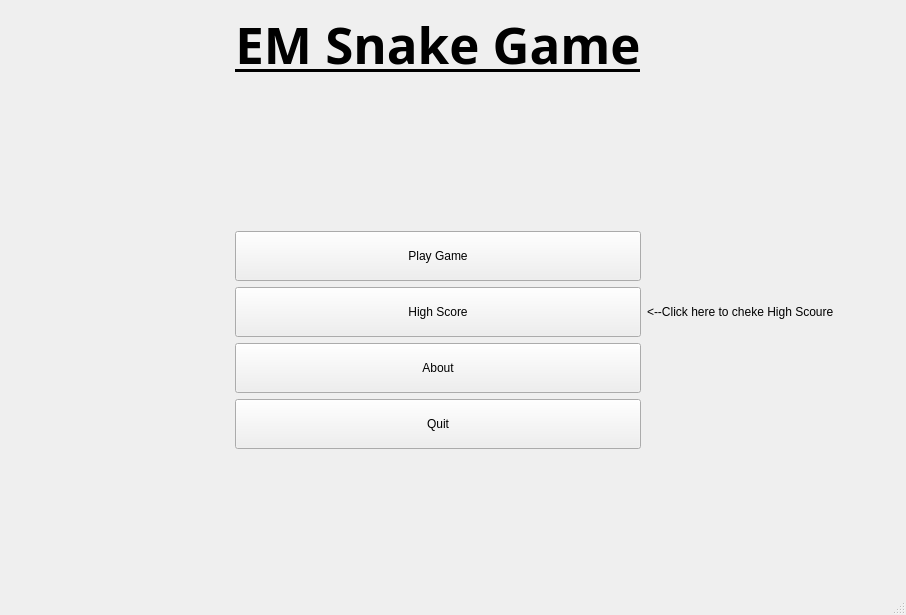
<?xml version="1.0" encoding="UTF-8"?>
<ui version="4.0">
 <class>MainWindow</class>
 <widget class="QMainWindow" name="MainWindow">
  <property name="geometry">
   <rect>
    <x>0</x>
    <y>0</y>
    <width>800</width>
    <height>615</height>
   </rect>
  </property>
  <property name="minimumSize">
   <size>
    <width>0</width>
    <height>0</height>
   </size>
  </property>
  <property name="maximumSize">
   <size>
    <width>956</width>
    <height>679</height>
   </size>
  </property>
  <property name="windowTitle">
   <string>MainWindow</string>
  </property>
  <widget class="QWidget" name="centralwidget">
   <layout class="QGridLayout" name="gridLayout">
    <item row="11" column="4">
     <widget class="QPushButton" name="pushButton_3">
      <property name="sizePolicy">
       <sizepolicy hsizetype="Preferred" vsizetype="Preferred">
        <horstretch>0</horstretch>
        <verstretch>0</verstretch>
       </sizepolicy>
      </property>
      <property name="minimumSize">
       <size>
        <width>200</width>
        <height>50</height>
       </size>
      </property>
      <property name="maximumSize">
       <size>
        <width>16777215</width>
        <height>50</height>
       </size>
      </property>
      <property name="text">
       <string>About</string>
      </property>
     </widget>
    </item>
    <item row="8" column="4">
     <widget class="QPushButton" name="pushButton">
      <property name="sizePolicy">
       <sizepolicy hsizetype="Preferred" vsizetype="Preferred">
        <horstretch>0</horstretch>
        <verstretch>0</verstretch>
       </sizepolicy>
      </property>
      <property name="minimumSize">
       <size>
        <width>200</width>
        <height>50</height>
       </size>
      </property>
      <property name="maximumSize">
       <size>
        <width>16777215</width>
        <height>6898979</height>
       </size>
      </property>
      <property name="text">
       <string>Play Game</string>
      </property>
     </widget>
    </item>
    <item row="9" column="7">
     <widget class="QLabel" name="label_2">
      <property name="minimumSize">
       <size>
        <width>250</width>
        <height>0</height>
       </size>
      </property>
      <property name="text">
       <string>&lt;--Click here to cheke High Scoure</string>
      </property>
     </widget>
    </item>
    <item row="9" column="4">
     <widget class="QPushButton" name="pushButton_2">
      <property name="sizePolicy">
       <sizepolicy hsizetype="Preferred" vsizetype="Preferred">
        <horstretch>0</horstretch>
        <verstretch>0</verstretch>
       </sizepolicy>
      </property>
      <property name="minimumSize">
       <size>
        <width>200</width>
        <height>50</height>
       </size>
      </property>
      <property name="maximumSize">
       <size>
        <width>16777215</width>
        <height>50</height>
       </size>
      </property>
      <property name="text">
       <string>High Score</string>
      </property>
     </widget>
    </item>
    <item row="11" column="7">
     <spacer name="horizontalSpacer_2">
      <property name="orientation">
       <enum>Qt::Horizontal</enum>
      </property>
      <property name="sizeHint" stdset="0">
       <size>
        <width>40</width>
        <height>20</height>
       </size>
      </property>
     </spacer>
    </item>
    <item row="9" column="0">
     <spacer name="horizontalSpacer_3">
      <property name="orientation">
       <enum>Qt::Horizontal</enum>
      </property>
      <property name="sizeHint" stdset="0">
       <size>
        <width>40</width>
        <height>20</height>
       </size>
      </property>
     </spacer>
    </item>
    <item row="15" column="0">
     <spacer name="verticalSpacer_3">
      <property name="orientation">
       <enum>Qt::Vertical</enum>
      </property>
      <property name="sizeType">
       <enum>QSizePolicy::Fixed</enum>
      </property>
      <property name="sizeHint" stdset="0">
       <size>
        <width>20</width>
        <height>60</height>
       </size>
      </property>
     </spacer>
    </item>
    <item row="11" column="0">
     <spacer name="horizontalSpacer">
      <property name="orientation">
       <enum>Qt::Horizontal</enum>
      </property>
      <property name="sizeType">
       <enum>QSizePolicy::Fixed</enum>
      </property>
      <property name="sizeHint" stdset="0">
       <size>
        <width>212</width>
        <height>20</height>
       </size>
      </property>
     </spacer>
    </item>
    <item row="3" column="4">
     <spacer name="verticalSpacer_2">
      <property name="orientation">
       <enum>Qt::Vertical</enum>
      </property>
      <property name="sizeHint" stdset="0">
       <size>
        <width>20</width>
        <height>40</height>
       </size>
      </property>
     </spacer>
    </item>
    <item row="2" column="4">
     <widget class="QLabel" name="label">
      <property name="font">
       <font>
        <family>Weibei TC</family>
        <pointsize>38</pointsize>
        <italic>false</italic>
        <bold>true</bold>
        <underline>true</underline>
       </font>
      </property>
      <property name="text">
       <string>EM Snake Game</string>
      </property>
      <property name="alignment">
       <set>Qt::AlignHCenter|Qt::AlignTop</set>
      </property>
     </widget>
    </item>
    <item row="13" column="4">
     <widget class="QPushButton" name="pushButton_4">
      <property name="sizePolicy">
       <sizepolicy hsizetype="Preferred" vsizetype="Preferred">
        <horstretch>0</horstretch>
        <verstretch>0</verstretch>
       </sizepolicy>
      </property>
      <property name="minimumSize">
       <size>
        <width>200</width>
        <height>50</height>
       </size>
      </property>
      <property name="maximumSize">
       <size>
        <width>16777215</width>
        <height>50</height>
       </size>
      </property>
      <property name="text">
       <string>Quit</string>
      </property>
     </widget>
    </item>
    <item row="15" column="4">
     <spacer name="verticalSpacer">
      <property name="orientation">
       <enum>Qt::Vertical</enum>
      </property>
      <property name="sizeType">
       <enum>QSizePolicy::Expanding</enum>
      </property>
      <property name="sizeHint" stdset="0">
       <size>
        <width>0</width>
        <height>70</height>
       </size>
      </property>
     </spacer>
    </item>
    <item row="3" column="0">
     <widget class="QLabel" name="snake_img">
      <property name="minimumSize">
       <size>
        <width>220</width>
        <height>140</height>
       </size>
      </property>
      <property name="maximumSize">
       <size>
        <width>120</width>
        <height>140</height>
       </size>
      </property>
      <property name="text">
       <string/>
      </property>
      <property name="pixmap">
       <pixmap resource="resources.qrc">:/Images/Snake_background.png</pixmap>
      </property>
      <property name="alignment">
       <set>Qt::AlignBottom|Qt::AlignRight|Qt::AlignTrailing</set>
      </property>
     </widget>
    </item>
   </layout>
   <zorder>pushButton_2</zorder>
   <zorder>pushButton_3</zorder>
   <zorder>label_2</zorder>
   <zorder>label</zorder>
   <zorder>pushButton</zorder>
   <zorder>pushButton_4</zorder>
   <zorder>verticalSpacer_2</zorder>
   <zorder>verticalSpacer_3</zorder>
   <zorder>snake_img</zorder>
  </widget>
  <widget class="QStatusBar" name="statusbar"/>
  <widget class="QMenuBar" name="menubar">
   <property name="geometry">
    <rect>
     <x>0</x>
     <y>0</y>
     <width>800</width>
     <height>24</height>
    </rect>
   </property>
  </widget>
 </widget>
 <resources>
  <include location="resources.qrc"/>
 </resources>
 <connections/>
</ui>
